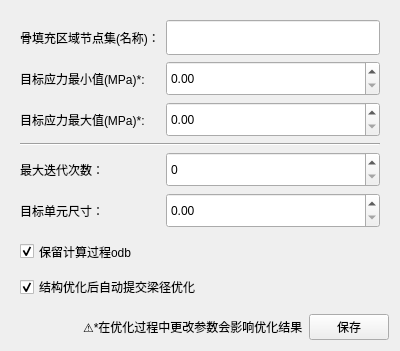
<?xml version="1.0" encoding="UTF-8"?>
<ui version="4.0">
 <class>Form</class>
 <widget class="QWidget" name="Form">
  <property name="geometry">
   <rect>
    <x>0</x>
    <y>0</y>
    <width>400</width>
    <height>320</height>
   </rect>
  </property>
  <property name="windowTitle">
   <string>结构优化设置</string>
  </property>
  <property name="windowIcon">
   <iconset>
    <normaloff>../icons/setting-50.png</normaloff>../icons/setting-50.png</iconset>
  </property>
  <layout class="QGridLayout" name="gridLayout">
   <item row="0" column="0" colspan="3">
    <widget class="QWidget" name="widget" native="true">
     <layout class="QGridLayout" name="gridLayout_2">
      <item row="0" column="1">
       <widget class="QLineEdit" name="lineEdit">
        <property name="minimumSize">
         <size>
          <width>0</width>
          <height>35</height>
         </size>
        </property>
        <property name="maximumSize">
         <size>
          <width>16777215</width>
          <height>35</height>
         </size>
        </property>
       </widget>
      </item>
      <item row="3" column="1">
       <widget class="QDoubleSpinBox" name="dsp_maxStress">
        <property name="minimumSize">
         <size>
          <width>0</width>
          <height>35</height>
         </size>
        </property>
        <property name="maximumSize">
         <size>
          <width>16777215</width>
          <height>35</height>
         </size>
        </property>
        <property name="singleStep">
         <double>0.100000000000000</double>
        </property>
       </widget>
      </item>
      <item row="5" column="0">
       <widget class="QLabel" name="label_4">
        <property name="minimumSize">
         <size>
          <width>0</width>
          <height>35</height>
         </size>
        </property>
        <property name="maximumSize">
         <size>
          <width>16777215</width>
          <height>35</height>
         </size>
        </property>
        <property name="text">
         <string>最大迭代次数：</string>
        </property>
       </widget>
      </item>
      <item row="2" column="0">
       <widget class="QLabel" name="label_2">
        <property name="minimumSize">
         <size>
          <width>0</width>
          <height>35</height>
         </size>
        </property>
        <property name="text">
         <string>目标应力最小值(MPa)*:</string>
        </property>
       </widget>
      </item>
      <item row="0" column="0">
       <widget class="QLabel" name="label">
        <property name="text">
         <string>骨填充区域节点集(名称)：</string>
        </property>
       </widget>
      </item>
      <item row="5" column="1">
       <widget class="QSpinBox" name="spinBox">
        <property name="minimumSize">
         <size>
          <width>0</width>
          <height>35</height>
         </size>
        </property>
        <property name="maximumSize">
         <size>
          <width>16777215</width>
          <height>35</height>
         </size>
        </property>
       </widget>
      </item>
      <item row="2" column="1">
       <widget class="QDoubleSpinBox" name="dsp_minStress">
        <property name="minimumSize">
         <size>
          <width>0</width>
          <height>35</height>
         </size>
        </property>
        <property name="maximumSize">
         <size>
          <width>16777215</width>
          <height>35</height>
         </size>
        </property>
        <property name="singleStep">
         <double>0.100000000000000</double>
        </property>
       </widget>
      </item>
      <item row="6" column="0">
       <widget class="QLabel" name="label_6">
        <property name="minimumSize">
         <size>
          <width>0</width>
          <height>35</height>
         </size>
        </property>
        <property name="maximumSize">
         <size>
          <width>16777215</width>
          <height>35</height>
         </size>
        </property>
        <property name="text">
         <string>目标单元尺寸：</string>
        </property>
       </widget>
      </item>
      <item row="10" column="0">
       <spacer name="verticalSpacer">
        <property name="orientation">
         <enum>Qt::Vertical</enum>
        </property>
        <property name="sizeHint" stdset="0">
         <size>
          <width>20</width>
          <height>100</height>
         </size>
        </property>
       </spacer>
      </item>
      <item row="4" column="0" colspan="2">
       <widget class="Line" name="line">
        <property name="orientation">
         <enum>Qt::Horizontal</enum>
        </property>
       </widget>
      </item>
      <item row="3" column="0">
       <widget class="QLabel" name="label_3">
        <property name="minimumSize">
         <size>
          <width>0</width>
          <height>35</height>
         </size>
        </property>
        <property name="text">
         <string>目标应力最大值(MPa)*:</string>
        </property>
       </widget>
      </item>
      <item row="6" column="1">
       <widget class="QDoubleSpinBox" name="dsp_elemSize">
        <property name="minimumSize">
         <size>
          <width>0</width>
          <height>35</height>
         </size>
        </property>
        <property name="maximumSize">
         <size>
          <width>16777215</width>
          <height>35</height>
         </size>
        </property>
        <property name="singleStep">
         <double>0.100000000000000</double>
        </property>
       </widget>
      </item>
      <item row="9" column="0" colspan="2">
       <widget class="QCheckBox" name="cb_autoSubmit">
        <property name="text">
         <string>结构优化后自动提交梁径优化</string>
        </property>
        <property name="checked">
         <bool>true</bool>
        </property>
       </widget>
      </item>
      <item row="8" column="0" colspan="2">
       <widget class="QCheckBox" name="checkBox">
        <property name="minimumSize">
         <size>
          <width>0</width>
          <height>35</height>
         </size>
        </property>
        <property name="maximumSize">
         <size>
          <width>16777215</width>
          <height>35</height>
         </size>
        </property>
        <property name="text">
         <string>保留计算过程odb</string>
        </property>
        <property name="checked">
         <bool>true</bool>
        </property>
       </widget>
      </item>
     </layout>
    </widget>
   </item>
   <item row="1" column="0">
    <spacer name="horizontalSpacer">
     <property name="orientation">
      <enum>Qt::Horizontal</enum>
     </property>
     <property name="sizeHint" stdset="0">
      <size>
       <width>40</width>
       <height>20</height>
      </size>
     </property>
    </spacer>
   </item>
   <item row="1" column="2">
    <widget class="QPushButton" name="saveButton">
     <property name="text">
      <string>保存</string>
     </property>
    </widget>
   </item>
   <item row="1" column="1">
    <widget class="QLabel" name="label_5">
     <property name="text">
      <string>⚠*在优化过程中更改参数会影响优化结果</string>
     </property>
    </widget>
   </item>
  </layout>
 </widget>
 <resources/>
 <connections/>
</ui>
